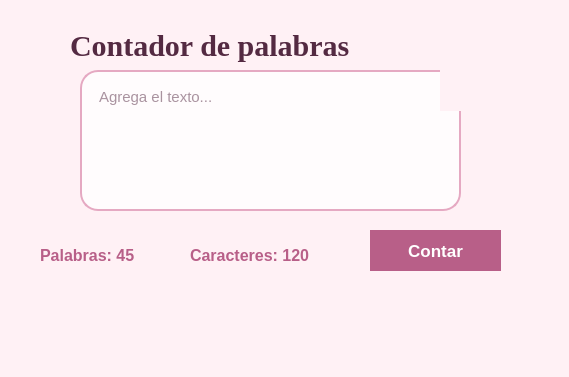
<?xml version="1.0" encoding="UTF-8"?>
<ui version="4.0">
 <class>MainWindow</class>
 <widget class="QMainWindow" name="MainWindow">
  <property name="geometry">
   <rect>
    <x>0</x>
    <y>0</y>
    <width>569</width>
    <height>377</height>
   </rect>
  </property>
  <property name="windowTitle">
   <string>MainWindow</string>
  </property>
  <property name="styleSheet">
   <string notr="true">QWidget {
    background-color: #FFF1F5;
    color: #542A42;
    font-family: &quot;Georgia&quot;;
}</string>
  </property>
  <widget class="QWidget" name="centralwidget">
   <widget class="QLabel" name="label">
    <property name="geometry">
     <rect>
      <x>70</x>
      <y>20</y>
      <width>351</width>
      <height>51</height>
     </rect>
    </property>
    <property name="font">
     <font>
      <family>Georgia</family>
      <pointsize>-1</pointsize>
      <weight>75</weight>
      <bold>true</bold>
     </font>
    </property>
    <property name="styleSheet">
     <string notr="true">
    background-color: transparent;
    color: #542A42;
    font-family: &quot;Georgia&quot;;
    font-size: 30px;
    font-weight: bold;
</string>
    </property>
    <property name="text">
     <string>Contador de palabras</string>
    </property>
   </widget>
   <widget class="QPushButton" name="btnContar">
    <property name="geometry">
     <rect>
      <x>370</x>
      <y>230</y>
      <width>131</width>
      <height>41</height>
     </rect>
    </property>
    <property name="styleSheet">
     <string notr="true">QPushButton {
    background-color: #B85F88;
    color: white;
    border: none;
    border-radius: 22px;
    padding: 12px 30px;
    font-family: &quot;Georgia&quot;;
    font-size: 17px;
    font-weight: bold;
}

QPushButton:hover {
    background-color: #A64E78;
}

QPushButton:pressed {
    background-color: #893D63;
}
</string>
    </property>
    <property name="text">
     <string>Contar</string>
    </property>
   </widget>
   <widget class="QLineEdit" name="edtCaracteres">
    <property name="geometry">
     <rect>
      <x>80</x>
      <y>70</y>
      <width>381</width>
      <height>141</height>
     </rect>
    </property>
    <property name="styleSheet">
     <string notr="true">
    background-color: #FFFCFD;
    color: #542A42;
    border: 2px solid #E5A9C2;
    border-radius: 18px;
    padding: 15px;
    font-family: &quot;Georgia&quot;;
    font-size: 15px;
    selection-background-color: #E8B8CC;
</string>
    </property>
    <property name="alignment">
     <set>Qt::AlignLeading|Qt::AlignLeft|Qt::AlignTop</set>
    </property>
    <property name="placeholderText">
     <string>Agrega el texto...</string>
    </property>
   </widget>
   <widget class="QLabel" name="tvPalabras">
    <property name="geometry">
     <rect>
      <x>40</x>
      <y>230</y>
      <width>301</width>
      <height>51</height>
     </rect>
    </property>
    <property name="styleSheet">
     <string notr="true">
    background-color: transparent;
    color: #B85F88;
    font-family: &quot;Georgia&quot;;
    font-size: 16px;
    font-weight: bold;
</string>
    </property>
    <property name="text">
     <string>Palabras: 45</string>
    </property>
   </widget>
   <widget class="QLabel" name="tvCaracteres">
    <property name="geometry">
     <rect>
      <x>190</x>
      <y>240</y>
      <width>291</width>
      <height>31</height>
     </rect>
    </property>
    <property name="styleSheet">
     <string notr="true">
    background-color: transparent;
    color: #B85F88;
    font-family: &quot;Georgia&quot;;
    font-size: 16px;
    font-weight: bold;</string>
    </property>
    <property name="text">
     <string>Caracteres: 120</string>
    </property>
   </widget>
   <widget class="QLabel" name="label_2">
    <property name="geometry">
     <rect>
      <x>440</x>
      <y>30</y>
      <width>61</width>
      <height>81</height>
     </rect>
    </property>
    <property name="text">
     <string/>
    </property>
    <property name="pixmap">
     <pixmap>../../../Downloads/pony.jpg</pixmap>
    </property>
    <property name="scaledContents">
     <bool>true</bool>
    </property>
   </widget>
  </widget>
  <widget class="QMenuBar" name="menubar">
   <property name="geometry">
    <rect>
     <x>0</x>
     <y>0</y>
     <width>569</width>
     <height>17</height>
    </rect>
   </property>
  </widget>
  <widget class="QStatusBar" name="statusbar"/>
 </widget>
 <resources/>
 <connections/>
</ui>
